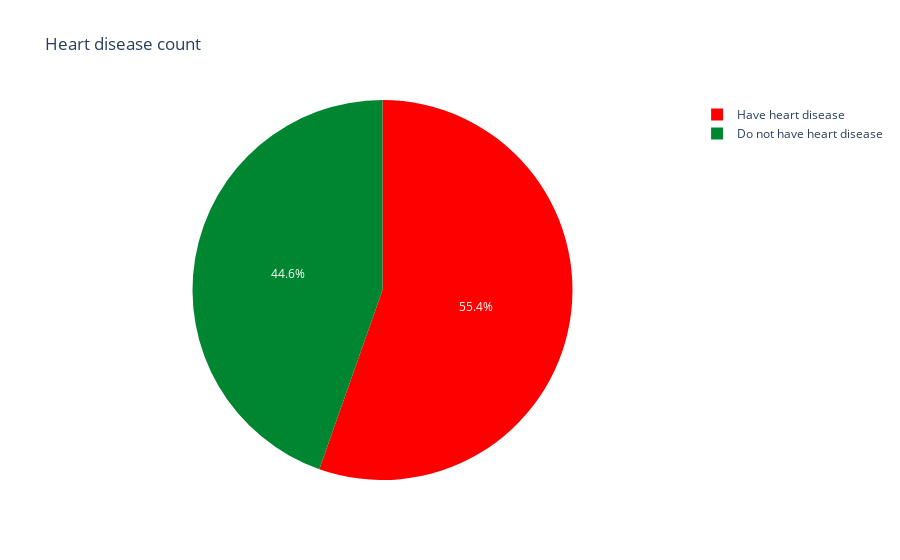

Here is the notebook cell this chart was saved with:
### Code cell
Hdislabel = ['Have heart disease','Do not have heart disease']
val_counts = [508,409] 
fig = px.pie(values=val_counts,names=Hdislabel,
             color=Hdislabel,
             color_discrete_map={'Have heart disease':'red',
                                 'Do not have heart disease':'#008631'},
             title='Heart disease count')

fig.show()

### Figure 1 — Plotly figure (JSON) as saved in the notebook; plotly's stock layout.template omitted (floating-point values rounded to 4 significant figures)
{"data": [{"customdata": [["Have heart disease"], ["Do not have heart disease"]], "domain": {"x": [0, 1], "y": [0, 1]}, "hovertemplate": "label=%{label}<br>value=%{value}<br>color=%{customdata[0]}<extra></extra>", "labels": ["Have heart disease", "Do not have heart disease"], "legendgroup": "", "marker": {"colors": ["red", "#008631"]}, "name": "", "showlegend": true, "type": "pie", "values": [508, 409]}], "layout": {"legend": {"tracegroupgap": 0}, "title": {"text": "Heart disease count"}}}
